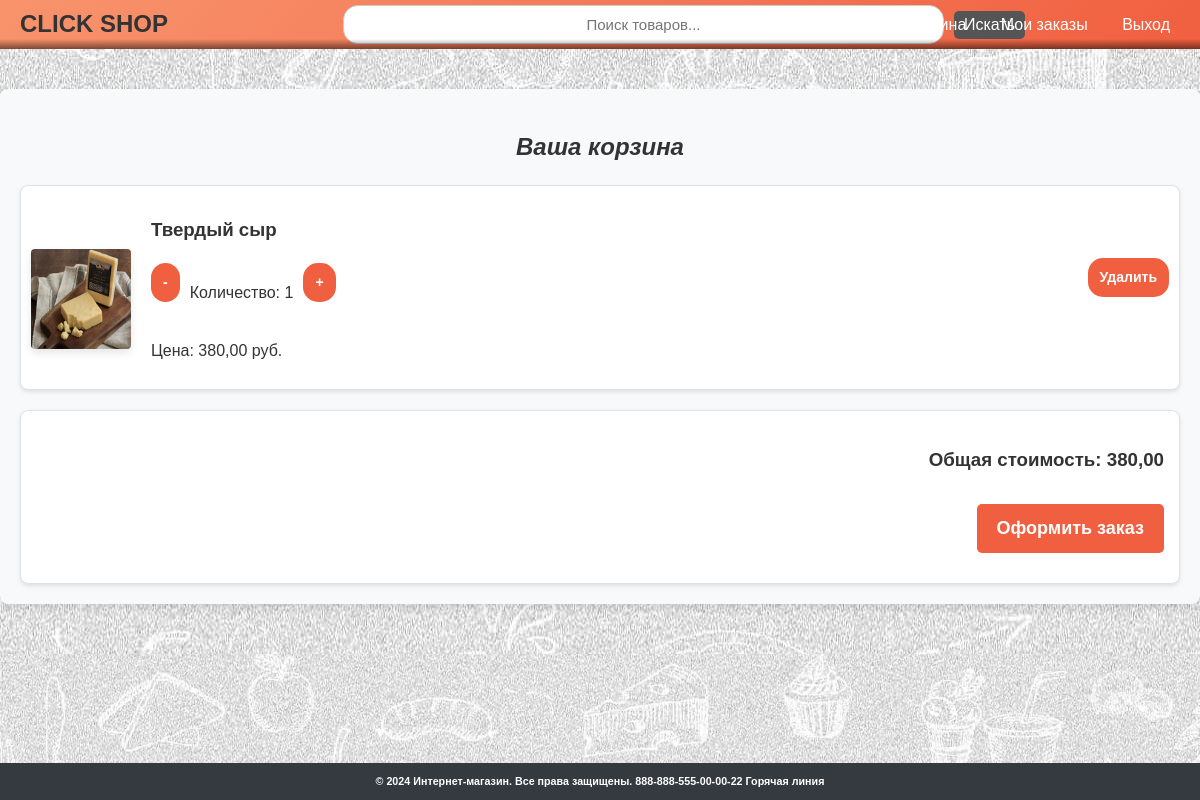
The app's page /orders/cart/ (signed in), older data.
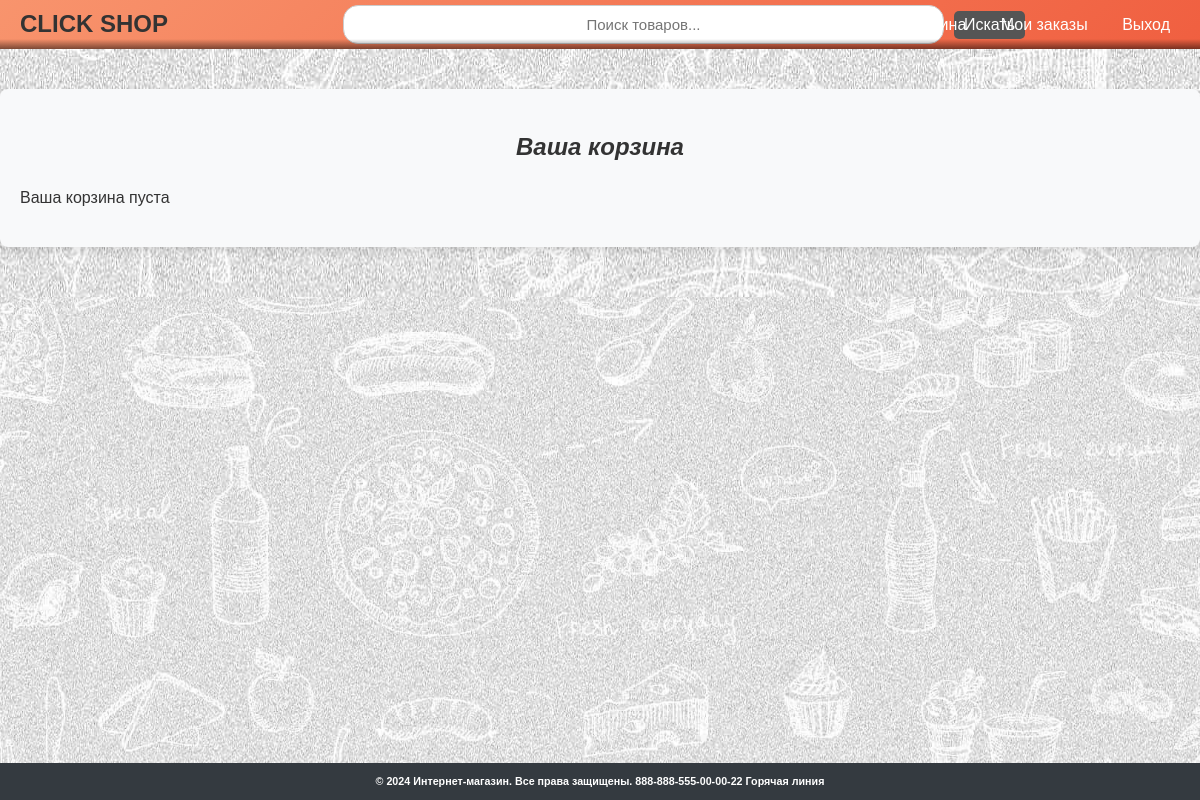
The same page, newer data.
### orders/models.py (models this page shows, shortened)
class CartItem(models.Model):
    cart = models.ForeignKey(Cart, related_name='items', on_delete=models.CASCADE)
    product = models.ForeignKey(Product, on_delete=models.CASCADE)
    quantity = models.PositiveIntegerField(default=1)

class Cart(models.Model):
    user = models.OneToOneField(settings.AUTH_USER_MODEL, on_delete=models.CASCADE)
    created = models.DateTimeField(auto_now_add=True)
    updated = models.DateTimeField(auto_now=True)

### products/models.py (models this page shows, shortened)
class Product(models.Model):
    category = models.ForeignKey(Category, related_name='products', on_delete=models.CASCADE)
    name = models.CharField(max_length=255)
    slug = models.SlugField(unique=True, blank=True)
    description = models.TextField()
    price = models.DecimalField(max_digits=10, decimal_places=2)
    stock = models.PositiveIntegerField()
    available = models.BooleanField(default=True)
    created = models.DateTimeField(auto_now_add=True)
    updated = models.DateTimeField(auto_now=True)

class ProductImage(models.Model):
    product = models.ForeignKey(Product, related_name='images', on_delete=models.CASCADE)
    image = models.ImageField(upload_to='products/')

### orders/views.py (the view)
# urls.py: path('cart/', views.cart, name='cart'),
@login_required
def cart(request):
    cart = Cart.objects.filter(user=request.user).first()
    total_cost = sum(item.product.price * item.quantity for item in cart.items.all()) if cart else 0
    return render(request, 'orders/cart.html', {'cart': cart, 'total_cost': total_cost})

### orders/templatetags/cart_tags.py (called while the page is built)
@register.filter
def cart_total(cart):
    return sum(item.product.price * item.quantity for item in cart.items.all())

### orders/templates/orders/cart.html (shortened to what this page needs)
{% extends "accounts/base.html" %}
{% load static %}
{% load cart_tags %}
{% block content %}
<div class="cart-container">
    <h2 class="text-center mb-4">Ваша корзина</h2>
    {% if cart and cart.items.exists %}
        <div class="cart-items">
            {% for item in cart.items.all %}
                <div class="cart-item" id="cart-item-{{ item.id }}">
                    <div class="cart-item-image">
                        {% if item.product.images.first %}
                            <img src="{{ item.product.images.first.image.url }}" alt="{{ item.product.name }}">
                        {% else %}
                            <img src="{% static 'default-image.jpg' %}" alt="{{ item.product.name }}">
                        {% endif %}
                    </div>
                    <div class="cart-item-details">
                        <h3>{{ item.product.name }}</h3>
                        <div class="quantity-controls">
                            <a href="#" class="button decrease-quantity" data-item-id="{{ item.id }}">-</a>
                            <span id="quantity-{{ item.id }}">Количество: {{ item.quantity }}</span>
                            <a href="#" class="button increase-quantity" data-item-id="{{ item.id }}">+</a>
                        </div>
                        <p>Цена: {{ item.product.price }} руб.</p>
                    </div>
                    <a href="#" class="button remove-item" data-item-id="{{ item.id }}">Удалить</a>
                </div>
            {% endfor %}
        </div>
        <div class="cart-total">
            <h3>Общая стоимость: <span id="cart-total">{{ cart|cart_total }}</span></h3>
            <a href="{% url 'checkout' %}" class="button">Оформить заказ</a>
        </div>
    {% else %}
        <p class="text-center">Ваша корзина пуста</p>
    {% endif %}
</div>
{% endblock %}

Row changes from the older to the newer data that the page shows:
removed CartItem: product.images.first.image (picture), product.name "Твердый сыр", quantity "1", product.price "380,00"
no longer on this page (row unchanged): Cart: id.quantity "380,00"
Text that changed along with them:
text no longer shown: "Общая стоимость: Оформить заказ"
text now shown: "Ваша корзина пуста"
